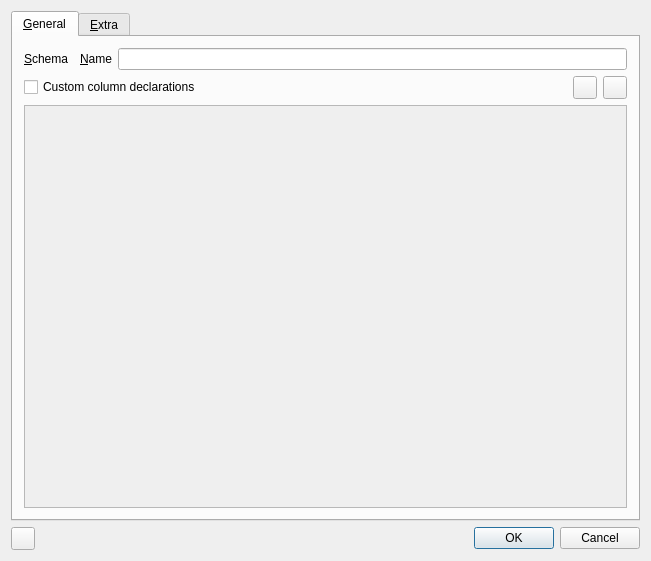
<?xml version="1.0" encoding="UTF-8"?>
<ui version="4.0">
 <class>toBrowserTableUI</class>
 <widget class="QDialog" name="toBrowserTableUI">
  <property name="geometry">
   <rect>
    <x>0</x>
    <y>0</y>
    <width>651</width>
    <height>561</height>
   </rect>
  </property>
  <property name="windowTitle">
   <string>Table columns</string>
  </property>
  <layout class="QVBoxLayout" name="verticalLayout_3">
   <item>
    <widget class="QTabWidget" name="Tabs">
     <property name="currentIndex">
      <number>0</number>
     </property>
     <widget class="QWidget" name="GeneralTab">
      <attribute name="title">
       <string>&amp;General</string>
      </attribute>
      <layout class="QVBoxLayout" name="verticalLayout_4">
       <item>
        <layout class="QHBoxLayout" name="hlSchemaName">
         <item>
          <widget class="QLabel" name="SchemaLabel">
           <property name="text">
            <string>&amp;Schema</string>
           </property>
           <property name="wordWrap">
            <bool>false</bool>
           </property>
           <property name="buddy">
            <cstring>Name</cstring>
           </property>
          </widget>
         </item>
         <item>
          <widget class="toResultCombo" name="Schema" native="true"/>
         </item>
         <item>
          <widget class="QLabel" name="NameLabel">
           <property name="text">
            <string>&amp;Name</string>
           </property>
           <property name="wordWrap">
            <bool>false</bool>
           </property>
           <property name="buddy">
            <cstring>Name</cstring>
           </property>
          </widget>
         </item>
         <item>
          <widget class="QLineEdit" name="Name"/>
         </item>
        </layout>
       </item>
       <item>
        <layout class="QHBoxLayout" name="hlColumnActions">
         <item>
          <widget class="QCheckBox" name="CustomDeclarations">
           <property name="text">
            <string>Custom column declarations</string>
           </property>
          </widget>
         </item>
         <item>
          <spacer>
           <property name="orientation">
            <enum>Qt::Horizontal</enum>
           </property>
           <property name="sizeType">
            <enum>QSizePolicy::Expanding</enum>
           </property>
           <property name="sizeHint" stdset="0">
            <size>
             <width>340</width>
             <height>21</height>
            </size>
           </property>
          </spacer>
         </item>
         <item>
          <widget class="QToolButton" name="AddColumn">
           <property name="focusPolicy">
            <enum>Qt::TabFocus</enum>
           </property>
           <property name="text">
            <string/>
           </property>
           <property name="icon">
            <iconset resource="tora.qrc">
             <normaloff>:/icons/add.xpm</normaloff>:/icons/add.xpm</iconset>
           </property>
          </widget>
         </item>
         <item>
          <widget class="QToolButton" name="RemoveColumn">
           <property name="focusPolicy">
            <enum>Qt::TabFocus</enum>
           </property>
           <property name="text">
            <string/>
           </property>
           <property name="icon">
            <iconset resource="tora.qrc">
             <normaloff>:/icons/minus.xpm</normaloff>:/icons/minus.xpm</iconset>
           </property>
          </widget>
         </item>
        </layout>
       </item>
       <item>
        <widget class="QScrollArea" name="ColumnList">
         <property name="focusPolicy">
          <enum>Qt::StrongFocus</enum>
         </property>
        </widget>
       </item>
      </layout>
     </widget>
     <widget class="QWidget" name="ExtraTab">
      <attribute name="title">
       <string>&amp;Extra</string>
      </attribute>
      <layout class="QVBoxLayout">
       <item>
        <widget class="QLabel" name="CommentLabel">
         <property name="text">
          <string>C&amp;omment</string>
         </property>
         <property name="wordWrap">
          <bool>false</bool>
         </property>
         <property name="buddy">
          <cstring>Comment</cstring>
         </property>
        </widget>
       </item>
       <item>
        <widget class="QLineEdit" name="Comment"/>
       </item>
       <item>
        <widget class="QLabel" name="TablespaceLabel">
         <property name="text">
          <string>&amp;Tablespace</string>
         </property>
         <property name="wordWrap">
          <bool>false</bool>
         </property>
         <property name="buddy">
          <cstring>Tablespace</cstring>
         </property>
        </widget>
       </item>
       <item>
        <widget class="QComboBox" name="Tablespace"/>
       </item>
       <item>
        <widget class="QLabel" name="ExtraLabel">
         <property name="text">
          <string>&amp;Extra declarations</string>
         </property>
         <property name="wordWrap">
          <bool>false</bool>
         </property>
         <property name="buddy">
          <cstring>ExtraDeclarations</cstring>
         </property>
        </widget>
       </item>
       <item>
        <widget class="toHighlightedText" name="ExtraDeclarations" native="true">
         <property name="focusPolicy">
          <enum>Qt::WheelFocus</enum>
         </property>
        </widget>
       </item>
       <item>
        <widget class="QLabel" name="StorageLabel">
         <property name="text">
          <string>&amp;Storage declarations</string>
         </property>
         <property name="wordWrap">
          <bool>false</bool>
         </property>
         <property name="buddy">
          <cstring>StorageDeclarations</cstring>
         </property>
        </widget>
       </item>
       <item>
        <widget class="toHighlightedText" name="StorageDeclarations" native="true">
         <property name="focusPolicy">
          <enum>Qt::WheelFocus</enum>
         </property>
        </widget>
       </item>
       <item>
        <widget class="QLabel" name="ParallelLabel">
         <property name="text">
          <string>&amp;Parallel declarations</string>
         </property>
         <property name="wordWrap">
          <bool>false</bool>
         </property>
         <property name="buddy">
          <cstring>ParallelDeclarations</cstring>
         </property>
        </widget>
       </item>
       <item>
        <widget class="toHighlightedText" name="ParallelDeclarations" native="true">
         <property name="focusPolicy">
          <enum>Qt::WheelFocus</enum>
         </property>
        </widget>
       </item>
      </layout>
     </widget>
    </widget>
   </item>
   <item>
    <layout class="QHBoxLayout" name="hlActions">
     <item>
      <widget class="QToolButton" name="ShowSql">
       <property name="focusPolicy">
        <enum>Qt::StrongFocus</enum>
       </property>
       <property name="toolTip">
        <string>Display SQL to create this constraint</string>
       </property>
       <property name="text">
        <string/>
       </property>
       <property name="icon">
        <iconset resource="tora.qrc">
         <normaloff>:/icons/sql.xpm</normaloff>:/icons/sql.xpm</iconset>
       </property>
      </widget>
     </item>
     <item>
      <spacer>
       <property name="orientation">
        <enum>Qt::Horizontal</enum>
       </property>
       <property name="sizeType">
        <enum>QSizePolicy::Expanding</enum>
       </property>
       <property name="sizeHint" stdset="0">
        <size>
         <width>20</width>
         <height>20</height>
        </size>
       </property>
      </spacer>
     </item>
     <item>
      <widget class="QDialogButtonBox" name="ButtonBox">
       <property name="enabled">
        <bool>true</bool>
       </property>
       <property name="standardButtons">
        <set>QDialogButtonBox::Cancel|QDialogButtonBox::Ok</set>
       </property>
      </widget>
     </item>
    </layout>
   </item>
  </layout>
 </widget>
 <layoutdefault spacing="6" margin="11"/>
 <customwidgets>
  <customwidget>
   <class>toResultCombo</class>
   <extends>QWidget</extends>
   <header>toresultcombo.h</header>
  </customwidget>
  <customwidget>
   <class>toHighlightedText</class>
   <extends>QWidget</extends>
   <header>tohighlightedtext.h</header>
  </customwidget>
 </customwidgets>
 <tabstops>
  <tabstop>Tabs</tabstop>
  <tabstop>Comment</tabstop>
  <tabstop>Tablespace</tabstop>
  <tabstop>ExtraDeclarations</tabstop>
  <tabstop>ShowSql</tabstop>
 </tabstops>
 <includes>
  <include location="local">toresultcombo.h</include>
  <include location="local">tohighlightedtext.h</include>
  <include location="local">tohighlightedtext.h</include>
  <include location="local">tohighlightedtext.h</include>
  <include location="local">tobrowsertable.h</include>
 </includes>
 <resources>
  <include location="tora.qrc"/>
 </resources>
 <connections>
  <connection>
   <sender>ShowSql</sender>
   <signal>clicked()</signal>
   <receiver>toBrowserTableUI</receiver>
   <slot>displaySQL()</slot>
   <hints>
    <hint type="sourcelabel">
     <x>25</x>
     <y>551</y>
    </hint>
    <hint type="destinationlabel">
     <x>20</x>
     <y>20</y>
    </hint>
   </hints>
  </connection>
  <connection>
   <sender>AddColumn</sender>
   <signal>clicked()</signal>
   <receiver>toBrowserTableUI</receiver>
   <slot>addColumn()</slot>
   <hints>
    <hint type="sourcelabel">
     <x>594</x>
     <y>80</y>
    </hint>
    <hint type="destinationlabel">
     <x>325</x>
     <y>280</y>
    </hint>
   </hints>
  </connection>
  <connection>
   <sender>RemoveColumn</sender>
   <signal>clicked()</signal>
   <receiver>toBrowserTableUI</receiver>
   <slot>removeColumn()</slot>
   <hints>
    <hint type="sourcelabel">
     <x>624</x>
     <y>80</y>
    </hint>
    <hint type="destinationlabel">
     <x>325</x>
     <y>280</y>
    </hint>
   </hints>
  </connection>
  <connection>
   <sender>CustomDeclarations</sender>
   <signal>clicked(bool)</signal>
   <receiver>toBrowserTableUI</receiver>
   <slot>toggleCustom(bool)</slot>
   <hints>
    <hint type="sourcelabel">
     <x>111</x>
     <y>80</y>
    </hint>
    <hint type="destinationlabel">
     <x>325</x>
     <y>280</y>
    </hint>
   </hints>
  </connection>
  <connection>
   <sender>ButtonBox</sender>
   <signal>accepted()</signal>
   <receiver>toBrowserTableUI</receiver>
   <slot>accept()</slot>
   <hints>
    <hint type="sourcelabel">
     <x>494</x>
     <y>543</y>
    </hint>
    <hint type="destinationlabel">
     <x>325</x>
     <y>280</y>
    </hint>
   </hints>
  </connection>
  <connection>
   <sender>ButtonBox</sender>
   <signal>rejected()</signal>
   <receiver>toBrowserTableUI</receiver>
   <slot>reject()</slot>
   <hints>
    <hint type="sourcelabel">
     <x>494</x>
     <y>543</y>
    </hint>
    <hint type="destinationlabel">
     <x>325</x>
     <y>280</y>
    </hint>
   </hints>
  </connection>
 </connections>
 <slots>
  <slot>displaySQL()</slot>
  <slot>addColumn()</slot>
  <slot>removeColumn()</slot>
  <slot>toggleCustom(bool)</slot>
 </slots>
</ui>
